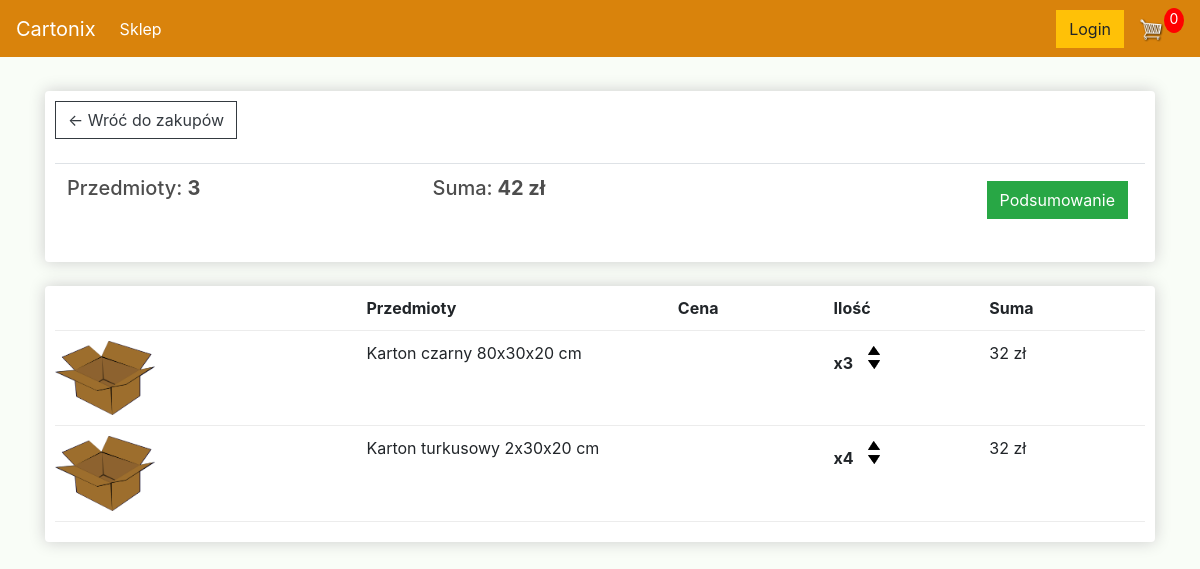
The app's page /cart/ (signed in) with its own data.
### cartoon_shoop/models.py (models this page shows, shortened)
class OrderItem(models.Model):
    order = models.ForeignKey(Order, on_delete=models.SET_NULL, null=True)
    product = models.ForeignKey(Product, on_delete=models.SET_NULL, null = True)
    quantity = models.IntegerField(default=0, null=True)
    date_added = models.DateTimeField(auto_now_add=True, null=True)

class Product(models.Model):
    name = models.CharField(max_length=1000, null=True)
    price = models.FloatField()
    digital = models.BooleanField(default=False, null=True)
    image = models.ImageField(null = True)
    @property
    def imageURL(self):
        try:
            url = self.image.url
        except:
            url = ''
        return url

### cartoon_shoop/views.py (the view)
# urls.py: path('cart/', views.cart, name="cart"),
def cart(request):
	if request.user.is_authenticated:
		customer = request.user.customer
		order, created =Order.objects.get_or_create(customer=customer, complete=False)
		items = order.orderitem_set.all()
	else:
		items =[]
	context = {'items': items}
	return render(request, 'cartoon_shoop/cart.html', context)

### cartoon_shoop/templates/cartoon_shoop/cart.html
{% extends 'cartoon_shoop/main.html' %}
{% load static %}
{% block content %}
	<div class="row">
		<div class="col-lg-12">
			<div class="box-element">
				<a  class="btn btn-outline-dark" href="{% url 'store' %}">&#x2190; Wróć do zakupów</a>
				<br>
				<br>
				<table class="table">
					<tr>
						<th><h5>Przedmioty: <strong>3</strong></h5></th>
						<th><h5>Suma:<strong> 42 zł</strong></h5></th>
						<th>
							<a  style="float:right; margin:5px;" class="btn btn-success" href="{% url 'checkout' %}">Podsumowanie</a>
						</th>
					</tr>
				</table>
			</div>
			<br>
			<div class="box-element">
				<div class="cart-row">
					<div style="flex:2"></div>
					<div style="flex:2"><strong>Przedmioty</strong></div>
					<div style="flex:1"><strong>Cena</strong></div>
					<div style="flex:1"><strong>Ilość</strong></div>
					<div style="flex:1"><strong>Suma</strong></div>
				</div>
				{% for item in items%}
				<div class="cart-row">
					<div style="flex:2"><img class="row-image" src="{{item.product.imageURL}}"></div>
					<div style="flex:2"><p>{{item.product.name}}</p></div>
					<div style="flex:1"><p>{{item.product.prive|floatformat:2}}</p></div>
					<div style="flex:1">
						<p class="quantity">x{{item.quantity}}</p>
						<div class="quantity">
							<img class="chg-quantity" src="{% static  'images/arrow_up.png' %}">
							<img class="chg-quantity" src="{% static  'images/arrow_down.png' %}">
						</div>
					</div>
					<div style="flex:1"><p>32 zł</p></div>
				</div>
				{% endfor %}
			</div>
		</div>
	</div>
{% endblock content %}

### static/css/main.css (style rules this page uses)
body { background-color: hsl(98, 56%, 98%); }
h1,h2,h3,h4,h5,h6 { color:hsl(0, 0%, 30%); }
.box-element { box-shadow:hsl(0, 0%, 80%) 0 0 16px; background-color: #fff; border-radius: 4px; padding: 10px; }
.col-lg-4, .col-lg-6, .col-lg-8, .col-lg-12 { margin-top: 10px; }
.btn { border-radius: 0; }
.row-image { width: 100px; }
.cart-row { display: flex; align-items: flex-stretch; padding-bottom: 10px; margin-bottom: 10px; border-bottom: 1px solid #ececec; }
.quantity { display: inline-block; font-weight: 700; padding-right:10px; }
.chg-quantity { width: 12px; cursor: pointer; display: block; margin-top: 5px; transition:.1s; }

### records on screen
OrderItem: product.imageURL (picture), product.name "Karton czarny 80x30x20 cm", quantity "3"
OrderItem: product.imageURL (picture), product.name "Karton turkusowy 2x30x20 cm", quantity "4"
